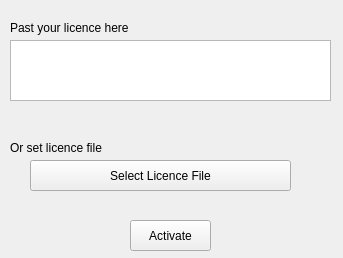
<?xml version="1.0" encoding="UTF-8"?>
<ui version="4.0">
 <class>RegisterWin</class>
 <widget class="QWidget" name="RegisterWin">
  <property name="geometry">
   <rect>
    <x>0</x>
    <y>0</y>
    <width>343</width>
    <height>258</height>
   </rect>
  </property>
  <property name="windowTitle">
   <string>Form</string>
  </property>
  <widget class="QLabel" name="label">
   <property name="geometry">
    <rect>
     <x>10</x>
     <y>20</y>
     <width>261</width>
     <height>16</height>
    </rect>
   </property>
   <property name="text">
    <string>Past your licence here</string>
   </property>
  </widget>
  <widget class="QPushButton" name="sel_lic_file">
   <property name="geometry">
    <rect>
     <x>30</x>
     <y>160</y>
     <width>261</width>
     <height>31</height>
    </rect>
   </property>
   <property name="text">
    <string>Select Licence File</string>
   </property>
  </widget>
  <widget class="QPushButton" name="activat_but">
   <property name="geometry">
    <rect>
     <x>130</x>
     <y>220</y>
     <width>81</width>
     <height>31</height>
    </rect>
   </property>
   <property name="text">
    <string>Activate</string>
   </property>
  </widget>
  <widget class="QPlainTextEdit" name="lic_code_txt">
   <property name="geometry">
    <rect>
     <x>10</x>
     <y>40</y>
     <width>321</width>
     <height>61</height>
    </rect>
   </property>
   <property name="plainText">
    <string/>
   </property>
  </widget>
  <widget class="QLabel" name="label_2">
   <property name="geometry">
    <rect>
     <x>10</x>
     <y>140</y>
     <width>141</width>
     <height>16</height>
    </rect>
   </property>
   <property name="text">
    <string>Or set licence file</string>
   </property>
  </widget>
 </widget>
 <resources/>
 <connections/>
</ui>
